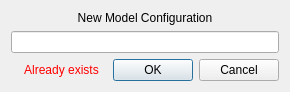
<?xml version="1.0" encoding="UTF-8"?>
<ui version="4.0">
 <class>NewModelDialog</class>
 <widget class="QDialog" name="NewModelDialog">
  <property name="geometry">
   <rect>
    <x>0</x>
    <y>0</y>
    <width>290</width>
    <height>92</height>
   </rect>
  </property>
  <property name="sizePolicy">
   <sizepolicy hsizetype="Fixed" vsizetype="Fixed">
    <horstretch>0</horstretch>
    <verstretch>0</verstretch>
   </sizepolicy>
  </property>
  <property name="windowTitle">
   <string>New Model</string>
  </property>
  <layout class="QVBoxLayout" name="verticalLayout_2" stretch="1,0">
   <item>
    <layout class="QVBoxLayout" name="verticalLayout">
     <item>
      <widget class="QLabel" name="label">
       <property name="text">
        <string>New Model Configuration</string>
       </property>
       <property name="alignment">
        <set>Qt::AlignCenter</set>
       </property>
      </widget>
     </item>
     <item>
      <widget class="QLineEdit" name="lineEdit"/>
     </item>
    </layout>
   </item>
   <item>
    <layout class="QHBoxLayout" name="horizontalLayout">
     <item>
      <widget class="QLabel" name="errorIconLabel">
       <property name="text">
        <string/>
       </property>
       <property name="pixmap">
        <pixmap resource="images.qrc">:/Resources/Images/error.png</pixmap>
       </property>
      </widget>
     </item>
     <item>
      <widget class="QLabel" name="errorMsgLabel">
       <property name="styleSheet">
        <string notr="true">QLabel
{
  color: red;
}</string>
       </property>
       <property name="text">
        <string>Already exists</string>
       </property>
       <property name="alignment">
        <set>Qt::AlignCenter</set>
       </property>
      </widget>
     </item>
     <item>
      <widget class="QDialogButtonBox" name="buttonBox">
       <property name="orientation">
        <enum>Qt::Horizontal</enum>
       </property>
       <property name="standardButtons">
        <set>QDialogButtonBox::Cancel|QDialogButtonBox::Ok</set>
       </property>
      </widget>
     </item>
    </layout>
   </item>
  </layout>
 </widget>
 <resources>
  <include location="images.qrc"/>
 </resources>
 <connections>
  <connection>
   <sender>buttonBox</sender>
   <signal>accepted()</signal>
   <receiver>NewModelDialog</receiver>
   <slot>accept()</slot>
   <hints>
    <hint type="sourcelabel">
     <x>248</x>
     <y>254</y>
    </hint>
    <hint type="destinationlabel">
     <x>157</x>
     <y>274</y>
    </hint>
   </hints>
  </connection>
  <connection>
   <sender>buttonBox</sender>
   <signal>rejected()</signal>
   <receiver>NewModelDialog</receiver>
   <slot>reject()</slot>
   <hints>
    <hint type="sourcelabel">
     <x>316</x>
     <y>260</y>
    </hint>
    <hint type="destinationlabel">
     <x>286</x>
     <y>274</y>
    </hint>
   </hints>
  </connection>
 </connections>
</ui>
